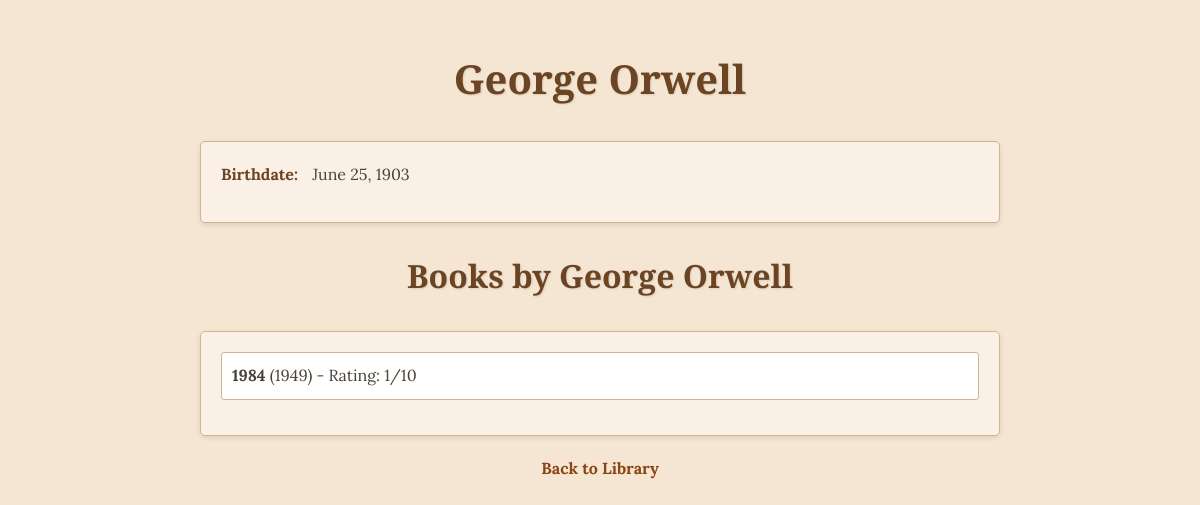
Page /author/1 on the committed database.
### data_models.py (models this page shows, shortened)
class Author(db.Model):
    __tablename__ = 'authors'
    id = db.Column(db.Integer, primary_key=True)
    name = db.Column(db.String(100), nullable=False)
    birth_date = db.Column(db.Date)
    books = db.relationship('Book', back_populates='author', cascade="all, delete-orphan")

class Book(db.Model):
    __tablename__ = 'books'
    id = db.Column(db.Integer, primary_key=True)
    title = db.Column(db.String(200), nullable=False)
    publication_year = db.Column(db.Integer)
    isbn = db.Column(db.String(13), unique=True)
    author_id = db.Column(db.Integer, db.ForeignKey('authors.id'), nullable=False)
    author = db.relationship('Author', back_populates='books')
    rating = db.Column(db.Integer, nullable=False, default=0)

### app.py (the view)
@app.route('/author/<int:author_id>')
def author_detail(author_id):
    author = Author.query.get_or_404(author_id)
    return render_template('author_detail.html', author=author)

### templates/author_detail.html (shortened to what this page needs)
<!DOCTYPE html>
<html lang="en">
<head>
</head>
<body>
    <h1>{{ author.name }}</h1>
    <div class="author-details">
        <div class="author-info"><strong>Birthdate:</strong> {{ author.birth_date.strftime('%B %d, %Y') }}</div>
    </div>
    <h2>Books by {{ author.name }}</h2>
    <div class="book-list">
        {% for book in author.books %}
            <div class="book-item">
                <strong>{{ book.title }}</strong> ({{ book.publication_year }}) - Rating: {{ book.rating }}/10
            </div>
        {% else %}
            <p>No books found for this author.</p>
        {% endfor %}
    </div>
    <a href="{{ url_for('home') }}" class="back-link">Back to Library</a>
</body>
</html>

### templates/author_detail.html (style rules this page uses)
body { font-family: 'Lora', serif; line-height: 1.6; color: #4a4238; max-width: 800px; margin: 0 auto; padding: 20px; background-color: #f5e6d3; }
h1, h2 { font-family: 'Playfair Display', serif; color: #6b4423; text-align: center; margin-bottom: 30px; text-shadow: 1px 1px 2px rgba(0,0,0,0.1); }
h1 { font-size: 2.5em; }
h2 { font-size: 2em; }
.author-details, .book-list { background-color: #faf0e6; padding: 20px; border-radius: 5px; box-shadow: 0 2px 5px rgba(0,0,0,0.1); border: 1px solid #d2b48c; margin-bottom: 20px; }
.author-info { margin-bottom: 15px; }
.author-info strong { font-weight: bold; color: #6b4423; margin-right: 10px; }
.book-item { margin-bottom: 15px; padding: 10px; background-color: #fff; border-radius: 3px; border: 1px solid #d2b48c; }
.back-link { display: block; text-align: center; margin-top: 20px; color: #8b4513; text-decoration: none; font-weight: bold; }

### rows in the picture
Author: name "George Orwell", birth_date "June 25, 1903"
Book: title "1984", publication_year "1949", rating "1"
